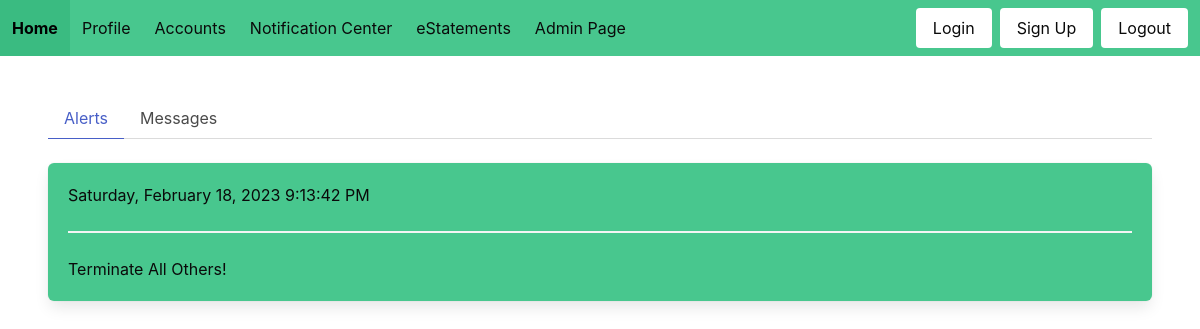
/alerts/ (signed in), run on an earlier commit of the app's database.
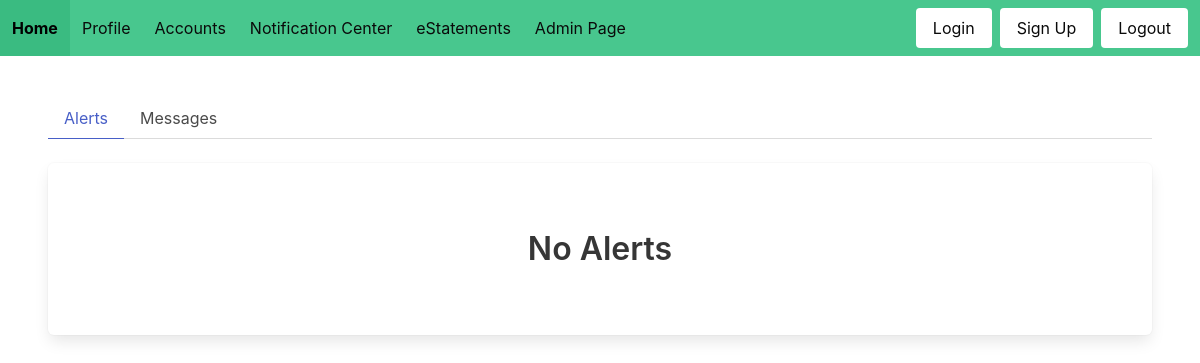
And on a later commit of the database.
### models.py (models this page shows)
class Alerts(db.Model):
    id = db.Column(db.Integer, primary_key=True)
    date = db.Column(db.DateTime, server_default=func.now())
    content = db.Column(db.String(5000))

### main.py (the view)
@main.route('/alerts/')
@login_required
def alerts():
    alerts = get_alerts()
    return render_template('alerts.html', alerts=alerts)

### app.py (called while the page is built)
def create_app():
    app = Flask(__name__)
    app.config['SECRET_KEY'] = 'SPQR'
    app.config['SQLALCHEMY_DATABASE_URI'] = 'sqlite:///bank_data.db'
    db.init_app(app)
    from auth import auth
    app.register_blueprint(auth)
    from main import main
    app.register_blueprint(main)
    from admin import admin
    app.register_blueprint(admin)
    login_manager = LoginManager()
    login_manager.login_view = 'auth.login'
    login_manager.init_app(app)
    from models import User
    @login_manager.user_loader
    def load_user(id):
        return User.query.get(int(id))
    return app

### format.py (called while the page is built)
def format_date(dt: datetime):
    weekday_map = {0: 'Monday', 1: 'Tuesday', 2: 'Wednesday', 3: 'Thursday',
                   4: 'Friday', 5: 'Saturday', 6: 'Sunday'}
    month_map = {1: 'January', 2: 'February', 3: 'March', 4: 'April', 5: 'May',
                 6: 'June', 7: 'July', 8: 'August', 9: 'September',
                 10: 'October', 11: 'November', 12: 'December'}
    weekday = weekday_map[dt.weekday()]
    month = month_map[dt.month]
    hour = dt.hour
    period = 'AM'
    if dt.hour >= 12:
        period = 'PM'
    if dt.hour >= 13:
        hour -= 12
    elif dt.hour < 1:
        hour += 12
    time_str = '%d:%d:%d %s' % (hour, dt.minute, dt.second, period)
    res = "%s, %s %d, %d %s" % (weekday, month, dt.day, dt.year, time_str)
    return res

### utils.py (called while the page is built)
def get_alerts():
    alerts = Alerts.query.all()
    res = []
    for alert in alerts:
        formatted = {}
        formatted['date'] = format_date(alert.date)
        formatted['content'] = alert.content
        res.append(formatted)
    return res

### templates/alerts.html (shortened to what this page needs)
{% extends "base.html" %}
{% block content %}
<div class="tabs">
    <ul>
        <li class="is-active"><a href="{{ url_for('main.alerts') }}">Alerts</a></li>
        <li><a href="{{ url_for('main.messages') }}">Messages</a></li>
    </ul>
</div>
{% if not alerts %}
<div class="box has-text-centered">
    <section class="hero">
        <div class="hero-body">
            <p class="title">No Alerts</p>
        </div>
    </section>
</div>
{% endif %}
{% for alert in alerts %}
<div class="box has-background-success has-text-black">
    <p>{{ alert['date'] }}</p>
    <hr>
    <p>{{ alert['content'] }}</p>
</div>
{% endfor %}
{% endblock %}

### templates/base.html (shortened to what this page needs)
<!DOCTYPE html>
<html>
<head>
    <link rel="stylesheet" href="https://cdnjs.cloudflare.com/ajax/libs/bulma/0.7.2/css/bulma.min.css" />
</head>
<body>
    <nav class="navbar is-success is-fixed-top">
        <div class="navbar-brand is-success">
            <a class="navbar-item has-text-black is-success" href="{{ url_for('main.home') }}">
                <strong>Home</strong>
            </a>
        </div>
        <div class="navbar-menu has-background-success" id="nav-links">
            <div class="navbar-start">
                <a href="{{ url_for('main.profile') }}" class="navbar-item has-text-black">Profile</a>
                <div class="navbar-item has-dropdown is-hoverable">
                    <a class="navbar-link has-text-black is-arrowless">Accounts</a>
                </div>
                <a href="{{ url_for('main.alerts') }}" class="navbar-item has-text-black">Notification Center</a>
                <a href="{{ url_for('main.view_eStatements') }}" class="navbar-item has-text-black">eStatements</a>
                {% if current_user.id == 1 %}
                <a href="{{ url_for('admin.bank_settings') }}" class="navbar-item has-text-black">Admin Page</a>
                {% endif %}
            </div>
            <div class="navbar-end is-success">
                <div class="navbar-item">
                    <div class="buttons">
                        <a href="{{ url_for('auth.login') }}" class="button is-white">Login</a>
                        <a href="{{ url_for('auth.signup') }}" class="button is-white">Sign Up</a>
                        <a href="{{ url_for('auth.logout') }}" class="button is-white">Logout</a>
                    </div>
                </div>
            </div>
        </div>
    </nav>
    <div class="hero-body">
        {% block content %}
        {% endblock %}
    </div>
</body>
</html>

What changed in the data, as far as the page shows it:
removed Alerts: date "Saturday, February 18, 2023 9:13:42 PM", content "Terminate All Others!"
Also different on the page:
text now shown: "No Alerts"
